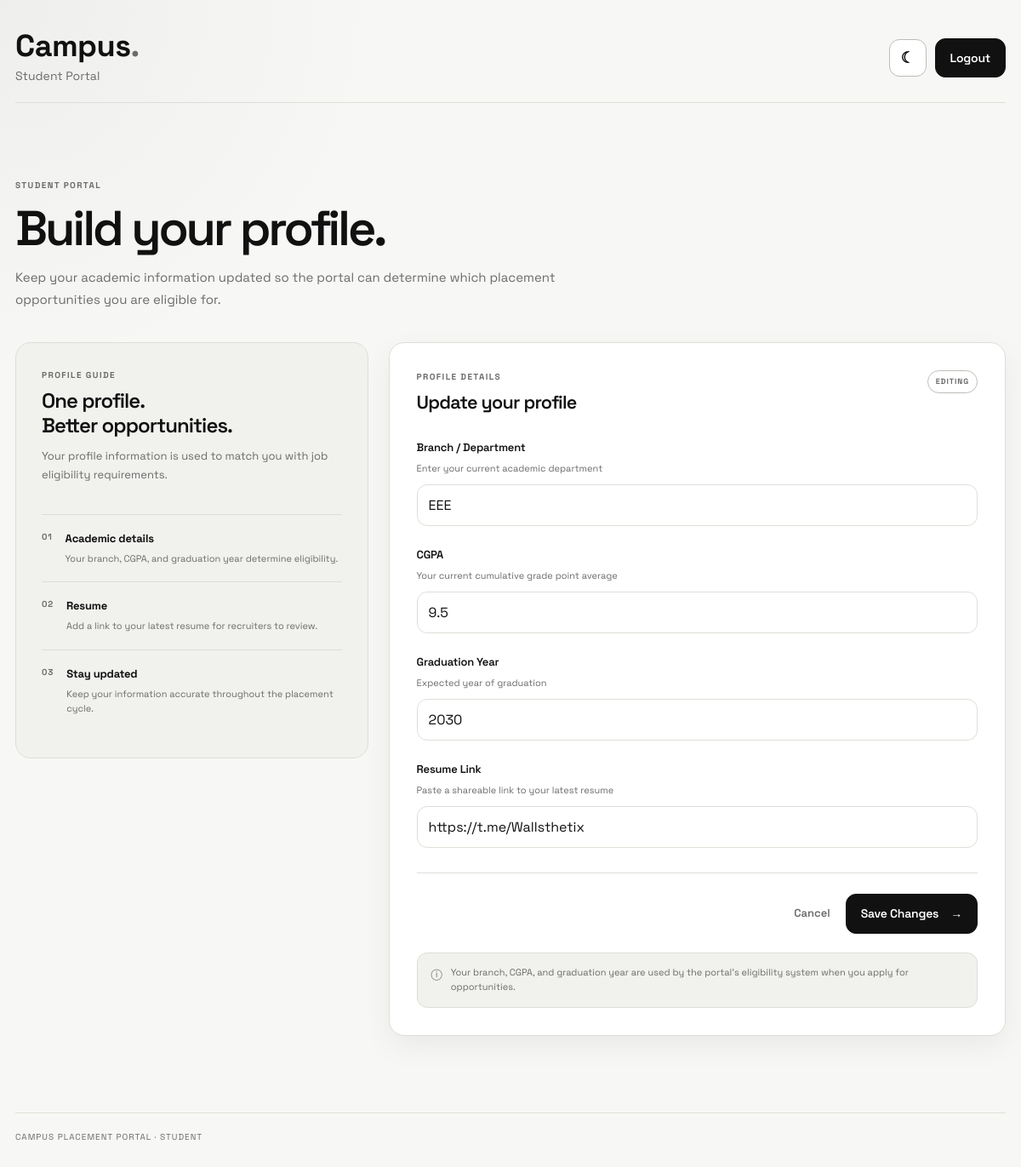
The app's page /student/profile (signed in) with its own data.
### tables this page shows
CREATE TABLE students (
        id INTEGER PRIMARY KEY AUTOINCREMENT,
        user_id INTEGER NOT NULL UNIQUE,
        branch TEXT NOT NULL,
        cgpa REAL NOT NULL,
        graduation_year INTEGER NOT NULL,
        resume_link TEXT,
        FOREIGN KEY (user_id) REFERENCES users(id)
    );

### routes/student.py (the view, shortened to what this page needs)
@student_bp.route("/student/profile", methods=["GET", "POST"])
def student_profile():
    if "user_id" not in session:
        return redirect(url_for("auth.login"))
    if session["role"] != "student":
        abort(403)
    connection = get_db_connection()
    student = connection.execute(
        "SELECT * FROM students WHERE user_id = ?",
        (session["user_id"],)
    ).fetchone()
    connection.close()
    return render_template(
        "student_profile.html",
        student=student
    )

### database.py (called while the page is built)
def get_db_connection():
    connection = sqlite3.connect("placement.db")
    connection.row_factory = sqlite3.Row
    return connection

### templates/student_profile.html (shortened to what this page needs)
<!DOCTYPE html>
<html>
<head>
    <link rel="stylesheet"
          href="{{ url_for('static', filename='style.css') }}">
</head>
<body>
<div class="page-container">
<header class="dashboard-header">
    <div>
        <h1>Campus<span class="brand-dot">.</span></h1>
        <p>Student Portal</p>
    </div>
    <div class="header-actions">
        <button
            type="button"
            class="theme-toggle"
            data-theme-toggle
            aria-label="Switch theme"
            title="Switch theme"
        >
            <span class="theme-icon" aria-hidden="true">☾</span>
        </button>
        <a href="{{ url_for('auth.logout') }}">
            <button>Logout</button>
        </a>
    </div>
</header>
<main class="student-profile-page">
    <div class="student-profile-heading">
        <span class="page-kicker">
            STUDENT PORTAL
        </span>
        <h2>
            Build your profile.
        </h2>
        <p>
            Keep your academic information updated so the portal
            can determine which placement opportunities you are
            eligible for.
        </p>
    </div>
    <div class="student-profile-layout">
        <aside class="student-profile-info">
            <span class="page-kicker">
                PROFILE GUIDE
            </span>
            <h3>
                One profile.
                <br>
                Better opportunities.
            </h3>
            <p>
                Your profile information is used to match you
                with job eligibility requirements.
            </p>
            <div class="profile-guide-list">
                <div class="profile-guide-item">
                    <span>
                        01
                    </span>
                    <div>
                        <strong>
                            Academic details
                        </strong>
                        <p>
                            Your branch, CGPA, and graduation
                            year determine eligibility.
                        </p>
                    </div>
                </div>
                <div class="profile-guide-item">
                    <span>
                        02
                    </span>
                    <div>
                        <strong>
                            Resume
                        </strong>
                        <p>
                            Add a link to your latest resume
                            for recruiters to review.
                        </p>
                    </div>
                </div>
                <div class="profile-guide-item">
                    <span>
                        03
                    </span>
                    <div>
                        <strong>
                            Stay updated
                        </strong>
                        <p>
                            Keep your information accurate
                            throughout the placement cycle.
                        </p>
                    </div>
                </div>
            </div>
        </aside>
        <section class="student-profile-form-card">
            <div class="student-profile-form-header">
                <div>
                    <span class="page-kicker">
                        PROFILE DETAILS
                    </span>
                    <h3>
                        {% if student %}
                            Update your profile
                        {% else %}
                            Complete your profile
                        {% endif %}
                    </h3>
                </div>
                {% if student %}
                <span class="profile-edit-badge">
                    EDITING
                </span>
                {% else %}
                <span class="profile-edit-badge">
                    NEW
                </span>
                {% endif %}
            </div>
            <form
                method="POST"
                action="{{ url_for('student.student_profile') }}"
                class="student-profile-form"
            >
                <div class="student-profile-field">
                    <label for="branch">
                        Branch / Department
                    </label>
                    <span class="field-hint">
                        Enter your current academic department
                    </span>
                    <input
                        type="text"
                        id="branch"
                        name="branch"
                        value="{{ student['branch'] if student else '' }}"
                        placeholder="e.g. EEE"
                        required
                    >
                </div>
                <div class="student-profile-field">
                    <label for="cgpa">
                        CGPA
                    </label>
                    <span class="field-hint">
                        Your current cumulative grade point average
                    </span>
                    <input
                        type="number"
                        id="cgpa"
                        name="cgpa"
                        step="0.01"
                        min="0"
                        max="10"
                        value="{{ student['cgpa'] if student else '' }}"
                        placeholder="e.g. 8.50"
                        required
                    >
                </div>
                <div class="student-profile-field">
                    <label for="graduation_year">
                        Graduation Year
                    </label>
                    <span class="field-hint">
                        Expected year of graduation
                    </span>
                    <input
                        type="number"
                        id="graduation_year"
                        name="graduation_year"
                        value="{{ student['graduation_year'] if student else '' }}"
                        placeholder="e.g. 2030"
                        required
                    >
                </div>
                <div class="student-profile-field">
                    <label for="resume_link">
                        Resume Link
                    </label>
                    <span class="field-hint">
                        Paste a shareable link to your latest resume
                    </span>
                    <input
                        type="url"
                        id="resume_link"
                        name="resume_link"
                        value="{{ student['resume_link'] if student else '' }}"
                        placeholder="https://drive.google.com/..."
                    >
                </div>
                <div class="student-profile-actions">
                    <a
                        href="{{ url_for('student.student_dashboard') }}"
                        class="form-cancel-link"
                    >
                        Cancel
                    </a>
                    <button type="submit">
                        {% if student %}
                            Save Changes
                        {% else %}
                            Save Profile
                        {% endif %}
                        <span>→</span>
                    </button>
                </div>
            </form>
            <div class="student-profile-note">
                <span>ⓘ</span>
                <p>
                    Your branch, CGPA, and graduation year are used
                    by the portal's eligibility system when you
                    apply for opportunities.
                </p>
            </div>
        </section>
    </div>
</main>
<footer class="dashboard-footer">
    Campus Placement Portal · Student
</footer>
</div>
</body>
</html>

### records on screen
students: branch "EEE", cgpa "9.5", graduation_year "2030", resume_link "https://t.me/Wallsthetix"
